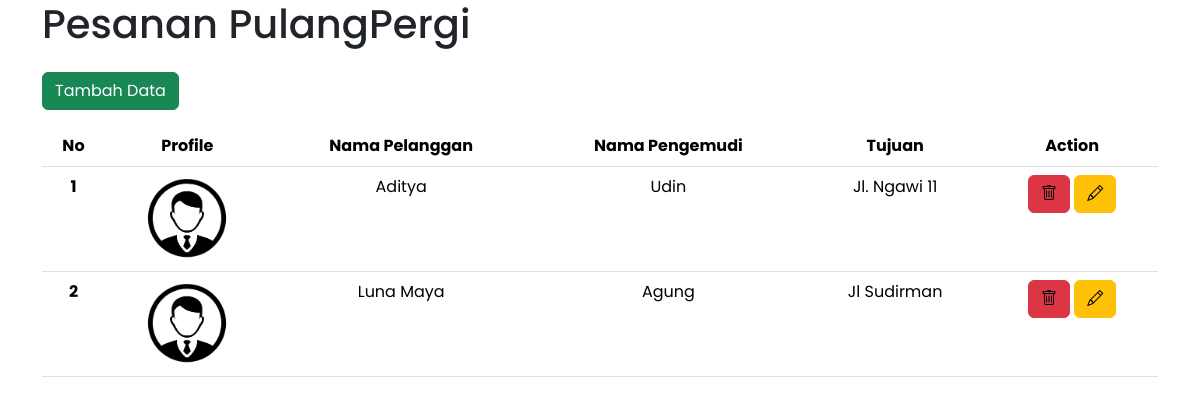
Before: /pulangpergi/ with the older database file.
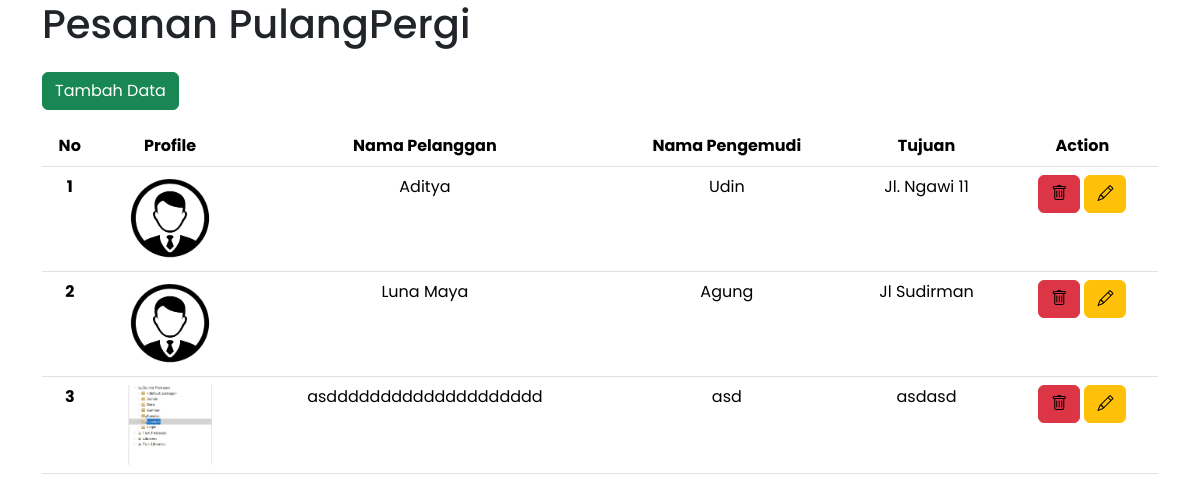
After: the same page with the newer database file.
### pulangpergi/models.py (models this page shows, shortened)
class Destination(models.Model):
    nameCustomer = models.CharField(max_length=50)
    nameDriver = models.CharField(max_length=50)
    destination = models.TextField()
    profile = models.ImageField(blank=True, default='profile.png')
    slug = models.SlugField(blank=True, editable=False)

### pulangpergi/views.py (the view)
# urls.py: path('', views.index, name='index'),
def index(request):
    allDestination = Destination.objects.all()
    context = {
        'title':'Halaman PulangPergi',
        'heading':'Pesanan PulangPergi',
        'allDestination':allDestination,
    }
    return render(request, 'pulangpergi.html', context)

### pulangpergi/templates/pulangpergi.html (shortened to what this page needs)
{% extends "base.html" %}
{% block contents %}
    <h1>{{heading}}</h1>
    <a class="btn btn-success my-3" href="{% url 'pulangpergi:create' %}">Tambah Data</a>
    <table class="table text-center">
        <thead>
        <tr>
            <th scope="col">No</th>
            <th scope="col">Profile</th>
            <th scope="col">Nama Pelanggan</th>
            <th scope="col">Nama Pengemudi</th>
            <th scope="col">Tujuan</th>
            <th scope="col">Action</th>
        </tr>
        </thead>
        <tbody>
        {% for destination in allDestination %}
        <tr>
            <th scope="row">{{forloop.counter}}</th>
            <td>
                <img width="84" src="{{destination.profile.url}}" alt="destination.nameCustomer">
            </td>
            <td>{{destination.nameCustomer}}</td>
            <td>{{destination.nameDriver}}</td>
            <td>{{destination.destination}}</td>
            <td>
                <a class="btn btn-danger text-black" href="{% url 'pulangpergi:delete' destination.slug %}"><i class="bi bi-trash"></i></a>
                <a class="btn btn-warning text-black" href="{% url 'pulangpergi:update' destination.slug %}"><i class="bi bi-pencil"></i></a>
            </td>
        </tr>
        {% endfor %}
        </tbody>
    </table>
{% endblock contents %}

Changed rows visible on the page:
added Destination: profile (picture), nameCustomer "asdddddddddddddddddddd", nameDriver "asd", destination "asdasd"
